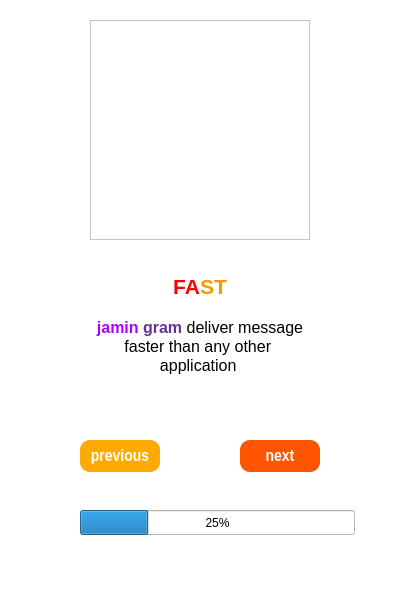
<?xml version="1.0" encoding="UTF-8"?>
<ui version="4.0">
 <class>signup1</class>
 <widget class="QMainWindow" name="signup1">
  <property name="geometry">
   <rect>
    <x>0</x>
    <y>0</y>
    <width>400</width>
    <height>600</height>
   </rect>
  </property>
  <property name="minimumSize">
   <size>
    <width>400</width>
    <height>600</height>
   </size>
  </property>
  <property name="maximumSize">
   <size>
    <width>400</width>
    <height>600</height>
   </size>
  </property>
  <property name="windowTitle">
   <string>Fast</string>
  </property>
  <property name="windowIcon">
   <iconset resource="aks.qrc">
    <normaloff>:/photo/image/IMG_20230604_093748_506.jpg</normaloff>:/photo/image/IMG_20230604_093748_506.jpg</iconset>
  </property>
  <property name="styleSheet">
   <string notr="true">background-color: rgb(255, 255, 255);</string>
  </property>
  <widget class="QWidget" name="centralwidget">
   <widget class="QPushButton" name="previous">
    <property name="geometry">
     <rect>
      <x>80</x>
      <y>440</y>
      <width>80</width>
      <height>32</height>
     </rect>
    </property>
    <property name="font">
     <font>
      <family>Arial Narrow</family>
      <pointsize>13</pointsize>
      <weight>75</weight>
      <bold>true</bold>
     </font>
    </property>
    <property name="styleSheet">
     <string notr="true">background-color: rgb(255, 170, 0);
color: rgb(255, 255, 255);
border-radius:10px;
</string>
    </property>
    <property name="text">
     <string>previous</string>
    </property>
   </widget>
   <widget class="QPushButton" name="nextpb">
    <property name="geometry">
     <rect>
      <x>240</x>
      <y>440</y>
      <width>80</width>
      <height>32</height>
     </rect>
    </property>
    <property name="font">
     <font>
      <family>Arial Narrow</family>
      <pointsize>13</pointsize>
      <weight>75</weight>
      <bold>true</bold>
     </font>
    </property>
    <property name="styleSheet">
     <string notr="true">background-color: rgb(255, 85, 0);
color: rgb(255, 255, 255);
border-radius:10px;</string>
    </property>
    <property name="text">
     <string>next</string>
    </property>
    <property name="autoDefault">
     <bool>false</bool>
    </property>
    <property name="default">
     <bool>true</bool>
    </property>
   </widget>
   <widget class="QProgressBar" name="progressBar">
    <property name="geometry">
     <rect>
      <x>80</x>
      <y>510</y>
      <width>275</width>
      <height>25</height>
     </rect>
    </property>
    <property name="minimum">
     <number>0</number>
    </property>
    <property name="value">
     <number>25</number>
    </property>
    <property name="textVisible">
     <bool>true</bool>
    </property>
    <property name="textDirection">
     <enum>QProgressBar::TopToBottom</enum>
    </property>
   </widget>
   <widget class="QTextEdit" name="textEdit_2">
    <property name="geometry">
     <rect>
      <x>40</x>
      <y>270</y>
      <width>320</width>
      <height>150</height>
     </rect>
    </property>
    <property name="font">
     <font>
      <pointsize>8</pointsize>
     </font>
    </property>
    <property name="cursor" stdset="0">
     <cursorShape>PointingHandCursor</cursorShape>
    </property>
    <property name="frameShape">
     <enum>QFrame::NoFrame</enum>
    </property>
    <property name="readOnly">
     <bool>true</bool>
    </property>
    <property name="html">
     <string>&lt;!DOCTYPE HTML PUBLIC &quot;-//W3C//DTD HTML 4.0//EN&quot; &quot;http://www.w3.org/TR/REC-html40/strict.dtd&quot;&gt;
&lt;html&gt;&lt;head&gt;&lt;meta name=&quot;qrichtext&quot; content=&quot;1&quot; /&gt;&lt;style type=&quot;text/css&quot;&gt;
p, li { white-space: pre-wrap; }
&lt;/style&gt;&lt;/head&gt;&lt;body style=&quot; font-family:'MS Shell Dlg 2'; font-size:8pt; font-weight:400; font-style:normal;&quot;&gt;
&lt;p align=&quot;center&quot; style=&quot; margin-top:0px; margin-bottom:0px; margin-left:0px; margin-right:0px; -qt-block-indent:0; text-indent:0px;&quot;&gt;&lt;span style=&quot; font-family:'MS Shell Dlg 2'; font-size:16pt; font-weight:696; color:#ff0000;&quot;&gt;FA&lt;/span&gt;&lt;span style=&quot; font-family:'MS Shell Dlg 2'; font-size:16pt; font-weight:696; color:#f69900;&quot;&gt;ST&lt;/span&gt;&lt;/p&gt;
&lt;p align=&quot;center&quot; style=&quot;-qt-paragraph-type:empty; margin-top:0px; margin-bottom:0px; margin-left:0px; margin-right:0px; -qt-block-indent:0; text-indent:0px; font-family:'MS Shell Dlg 2'; font-size:12pt; font-weight:600;&quot;&gt;&lt;br /&gt;&lt;/p&gt;
&lt;p align=&quot;center&quot; style=&quot; margin-top:0px; margin-bottom:0px; margin-left:0px; margin-right:0px; -qt-block-indent:0; text-indent:0px;&quot;&gt;&lt;span style=&quot; font-family:'MS Shell Dlg 2'; font-size:12pt; font-weight:600; color:#aa00ff;&quot;&gt;jamin&lt;/span&gt;&lt;span style=&quot; font-family:'MS Shell Dlg 2'; font-size:12pt; font-weight:600;&quot;&gt; &lt;/span&gt;&lt;span style=&quot; font-family:'MS Shell Dlg 2'; font-size:12pt; font-weight:600; color:#643296;&quot;&gt;gram&lt;/span&gt;&lt;span style=&quot; font-family:'MS Shell Dlg 2'; font-size:12pt; font-weight:600;&quot;&gt; &lt;/span&gt;&lt;span style=&quot; font-family:'MS Shell Dlg 2'; font-size:12pt;&quot;&gt;deliver message&lt;/span&gt;&lt;/p&gt;
&lt;p align=&quot;center&quot; style=&quot; margin-top:0px; margin-bottom:0px; margin-left:0px; margin-right:0px; -qt-block-indent:0; text-indent:0px;&quot;&gt;&lt;span style=&quot; font-family:'MS Shell Dlg 2'; font-size:12pt;&quot;&gt;faster than any other &lt;/span&gt;&lt;/p&gt;
&lt;p align=&quot;center&quot; style=&quot; margin-top:0px; margin-bottom:0px; margin-left:0px; margin-right:0px; -qt-block-indent:0; text-indent:0px;&quot;&gt;&lt;span style=&quot; font-family:'MS Shell Dlg 2'; font-size:12pt;&quot;&gt;application&lt;/span&gt;&lt;span style=&quot; font-family:'MS Shell Dlg 2'; font-size:10pt;&quot;&gt; &lt;/span&gt;&lt;/p&gt;&lt;/body&gt;&lt;/html&gt;</string>
    </property>
   </widget>
   <widget class="QTextEdit" name="textEdit">
    <property name="geometry">
     <rect>
      <x>90</x>
      <y>20</y>
      <width>220</width>
      <height>220</height>
     </rect>
    </property>
    <property name="cursor" stdset="0">
     <cursorShape>PointingHandCursor</cursorShape>
    </property>
    <property name="styleSheet">
     <string notr="true">border-image: url(:/photo/image/IMG_20230604_093748_506.jpg);</string>
    </property>
    <property name="readOnly">
     <bool>true</bool>
    </property>
   </widget>
  </widget>
  <widget class="QMenuBar" name="menubar">
   <property name="geometry">
    <rect>
     <x>0</x>
     <y>0</y>
     <width>400</width>
     <height>21</height>
    </rect>
   </property>
  </widget>
  <widget class="QStatusBar" name="statusbar"/>
 </widget>
 <resources>
  <include location="aks.qrc"/>
 </resources>
 <connections/>
</ui>
